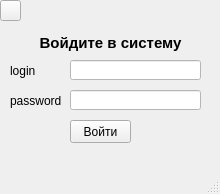
<?xml version="1.0" encoding="UTF-8"?>
<ui version="4.0">
 <class>Qlogin</class>
 <widget class="QMainWindow" name="Qlogin">
  <property name="geometry">
   <rect>
    <x>0</x>
    <y>0</y>
    <width>220</width>
    <height>194</height>
   </rect>
  </property>
  <property name="windowTitle">
   <string>MainWindow</string>
  </property>
  <widget class="QWidget" name="centralwidget">
   <widget class="QPushButton" name="settings_button">
    <property name="geometry">
     <rect>
      <x>0</x>
      <y>0</y>
      <width>21</width>
      <height>21</height>
     </rect>
    </property>
    <property name="autoFillBackground">
     <bool>false</bool>
    </property>
    <property name="styleSheet">
     <string notr="true"/>
    </property>
    <property name="text">
     <string/>
    </property>
    <property name="icon">
     <iconset>
      <normaloff>../Users/лала/Desktop/яндекс/repo's/Cinematic/Gear_icon.jpg</normaloff>../Users/лала/Desktop/яндекс/repo's/Cinematic/Gear_icon.jpg</iconset>
    </property>
    <property name="iconSize">
     <size>
      <width>21</width>
      <height>21</height>
     </size>
    </property>
   </widget>
   <widget class="QTextBrowser" name="textBrowser">
    <property name="geometry">
     <rect>
      <x>-10</x>
      <y>30</y>
      <width>241</width>
      <height>31</height>
     </rect>
    </property>
    <property name="styleSheet">
     <string notr="true">background-color: transparent;</string>
    </property>
    <property name="frameShape">
     <enum>QFrame::NoFrame</enum>
    </property>
    <property name="html">
     <string>&lt;!DOCTYPE HTML PUBLIC &quot;-//W3C//DTD HTML 4.0//EN&quot; &quot;http://www.w3.org/TR/REC-html40/strict.dtd&quot;&gt;
&lt;html&gt;&lt;head&gt;&lt;meta name=&quot;qrichtext&quot; content=&quot;1&quot; /&gt;&lt;style type=&quot;text/css&quot;&gt;
p, li { white-space: pre-wrap; }
&lt;/style&gt;&lt;/head&gt;&lt;body style=&quot; font-family:'Ubuntu'; font-size:11pt; font-weight:400; font-style:normal;&quot;&gt;
&lt;p align=&quot;center&quot; style=&quot; margin-top:0px; margin-bottom:0px; margin-left:0px; margin-right:0px; -qt-block-indent:0; text-indent:0px;&quot;&gt;&lt;span style=&quot; font-family:'MS Shell Dlg 2'; font-weight:600;&quot;&gt;Войдите в систему&lt;/span&gt;&lt;/p&gt;&lt;/body&gt;&lt;/html&gt;</string>
    </property>
   </widget>
   <widget class="QLineEdit" name="login">
    <property name="geometry">
     <rect>
      <x>70</x>
      <y>60</y>
      <width>131</width>
      <height>20</height>
     </rect>
    </property>
    <property name="styleSheet">
     <string notr="true">background-color: rgb(255, 255, 255);</string>
    </property>
   </widget>
   <widget class="QLineEdit" name="password">
    <property name="geometry">
     <rect>
      <x>70</x>
      <y>90</y>
      <width>131</width>
      <height>20</height>
     </rect>
    </property>
    <property name="styleSheet">
     <string notr="true">background-color: rgb(255, 255, 255);</string>
    </property>
    <property name="echoMode">
     <enum>QLineEdit::Password</enum>
    </property>
   </widget>
   <widget class="QLabel" name="name_cinema_wr">
    <property name="geometry">
     <rect>
      <x>10</x>
      <y>60</y>
      <width>51</width>
      <height>21</height>
     </rect>
    </property>
    <property name="text">
     <string>login</string>
    </property>
   </widget>
   <widget class="QLabel" name="name_cinema_wr_2">
    <property name="geometry">
     <rect>
      <x>10</x>
      <y>90</y>
      <width>51</width>
      <height>21</height>
     </rect>
    </property>
    <property name="text">
     <string>password</string>
    </property>
   </widget>
   <widget class="QPushButton" name="btnlogin">
    <property name="geometry">
     <rect>
      <x>70</x>
      <y>120</y>
      <width>61</width>
      <height>23</height>
     </rect>
    </property>
    <property name="styleSheet">
     <string notr="true"/>
    </property>
    <property name="text">
     <string>Войти</string>
    </property>
   </widget>
  </widget>
  <widget class="QMenuBar" name="menubar">
   <property name="geometry">
    <rect>
     <x>0</x>
     <y>0</y>
     <width>220</width>
     <height>25</height>
    </rect>
   </property>
  </widget>
  <widget class="QStatusBar" name="statusbar"/>
 </widget>
 <resources/>
 <connections/>
</ui>
